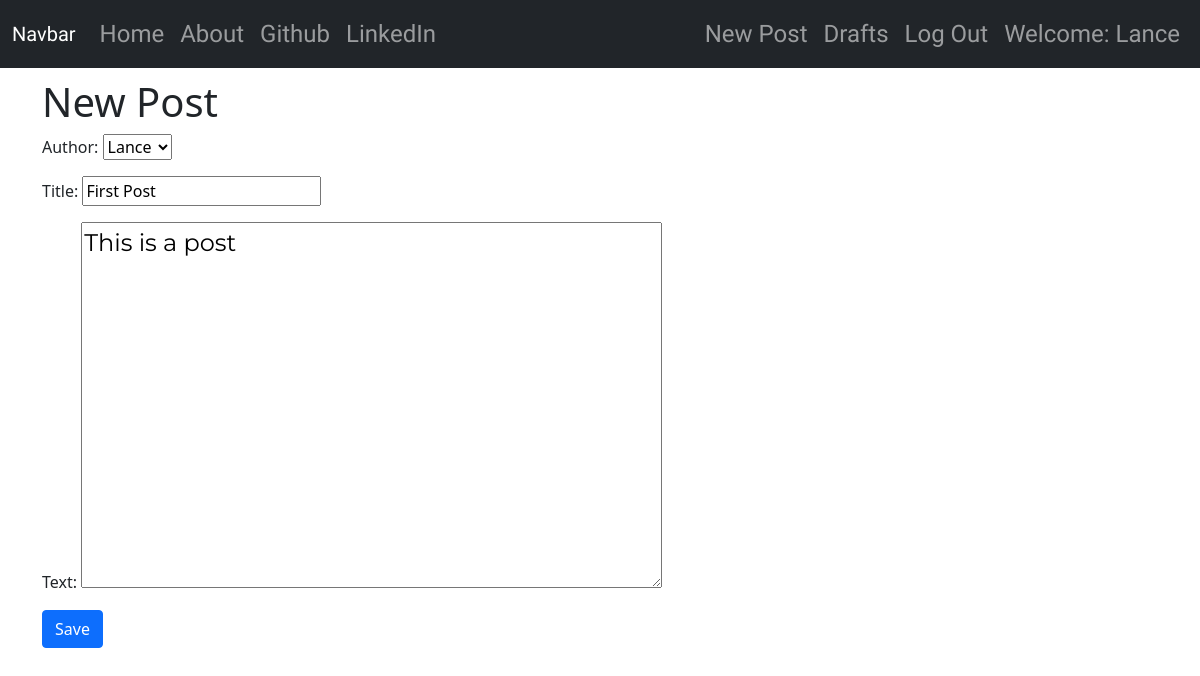
Screenshot of /post/1/edit (signed in) with the database file from the repository.
### blog/models.py (models this page shows, shortened)
class Post(models.Model):
    author = models.ForeignKey("auth.User", on_delete=models.CASCADE)
    title = models.CharField(max_length=100)
    text = models.TextField()
    create_date = models.DateTimeField(default=timezone.now)
    published_date = models.DateTimeField(blank=True, null=True)

### blog/views.py (the view)
class PostUpdateView(LoginRequiredMixin, UpdateView):
    model = Post
    login_url = "/login/"
    redirect_field_name = "blog/post_detail.html"
    form_class = PostForm

### blog/forms.py
class PostForm(forms.ModelForm):
    class Meta:
        model = Post
        fields = ("author", "title", "text")
        widgets = {
            "title": forms.TextInput(attrs={"class": "textinputclass"}),
            "text": forms.Textarea(
                attrs={"class": "editable medium-editor-textarea postcontent"}
            ),
        }

### blog/templates/blog/post_form.html
{% extends 'blog/base.html' %} {% block body %}
<h1>New Post</h1>
<form class="post-form" method="POST">
  {% csrf_token %} {{form.as_p}}
  <button type="submit" class="save btn btn-primary">Save</button>
</form>
{% endblock %}

### blog/templates/blog/base.html (shortened to what this page needs)
<!DOCTYPE html>
{% load static %}
<html lang="en">
  <head>
    <link
      rel="stylesheet"
      href="//cdn.jsdelivr.net/npm/medium-editor@latest/dist/css/medium-editor.min.css"
      type="text/css"
      media="screen"
      charset="utf-8"
    />
    <link
      href="https://maxcdn.bootstrapcdn.com/font-awesome/4.7.0/css/font-awesome.min.css"
      rel="stylesheet"
    />
    <link rel="stylesheet" href="{% static 'css/blog.css' %}" />
    <link
      href="https://cdn.jsdelivr.net/npm/bootstrap@5.1.3/dist/css/bootstrap.min.css"
      rel="stylesheet"
    />
  </head>
  <body>
    <nav class="navbar navbar-expand-lg navbar-dark bg-dark techfont">
      <div class="container-fluid">
        <a class="navbar-brand" href="{% url 'post_list' %}">Navbar</a>
        <div class="collapse navbar-collapse" id="navbarSupportedContent">
          <ul class="navbar-nav">
            <li class="nav-item active">
              {% url 'post_list' as url %}
              <a
                class="nav-link {% if request.path == url %} current {% endif %}"
                href="{{url}}"
                >Home</a
              >
            </li>
            <li class="nav-item active">
              {% url 'about' as url %}
              <a
                class="nav-link {% if request.path == url %} current {% endif %}"
                href="{{url}}"
                >About</a
              >
            </li>
            <li class="nav-item active">
              <a class="nav-link" href="https://github.com/LANCECORREIA"
                >Github</a
              >
            </li>
            <li class="nav-item active">
              <a
                class="nav-link"
                href="https://www.linkedin.com/in/lance-correia-3b2b4b230/"
                >LinkedIn</a
              >
            </li>
          </ul>
          <ul class="nav navbar-nav ms-auto">
            {% if user.is_authenticated %}
            <li class="nav-item active">
              {% url 'post_new' as url %}
              <a
                class="nav-link {% if request.path == url %} current {% endif %}"
                href="{{url}}"
                >New Post</a
              >
            </li>
            <li class="nav-item active">
              {% url 'post_draft_list' as url %}
              <a
                class="nav-link {% if request.path == url %} current {% endif %}"
                href="{{url}}"
                >Drafts</a
              >
            </li>
            <li class="nav-item active">
              <a class="nav-link" href="{% url 'logout' %}">Log Out</a>
            </li>
            <li class="nav-item active">
              <a class="nav-link" href="/admin">Welcome: {{user.username}}</a>
            </li>
            {% else %}
            <li>
              <a class="nav navbar-right" href="{% url 'login' %}"
                ><i class="fa fa-user" style="color: white"></i
              ></a>
            </li>
            {% endif %}
          </ul>
        </div>
      </div>
    </nav>
    <div class="container">
      <div class="row">
        <div class="blog_posts">{% block body %} {% endblock %}</div>
      </div>
    </div>
  </body>
</html>

### blog/static/css/blog.css (style rules this page uses)
.techfont { font-family: "Russo One", sans-serif; font-size: 1.5em; margin-bottom: 10px; }
.postcontent { font-family: "Montserrat"; font-size: 1.5em; }

### rows the page displays
Post: author "Lance", title "First Post", text "This is a post"

### other values shown
{{ user.username }} "Lance"
